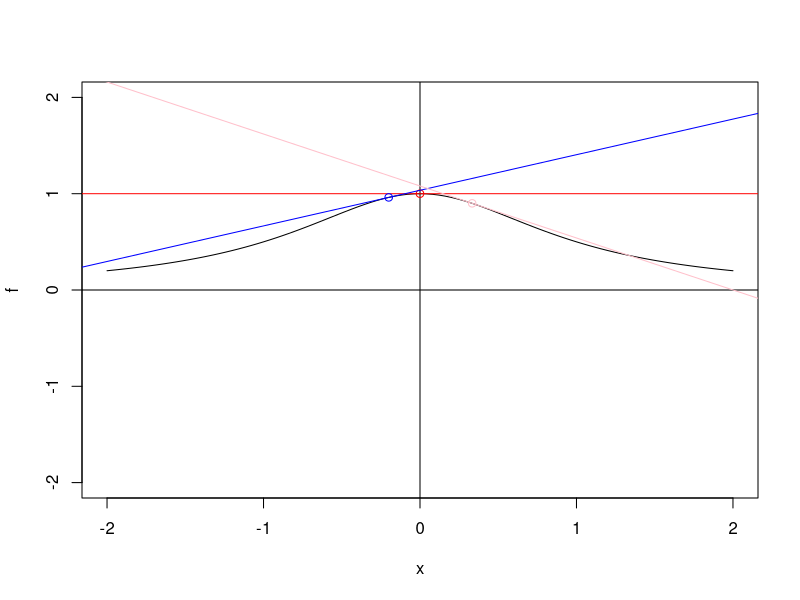
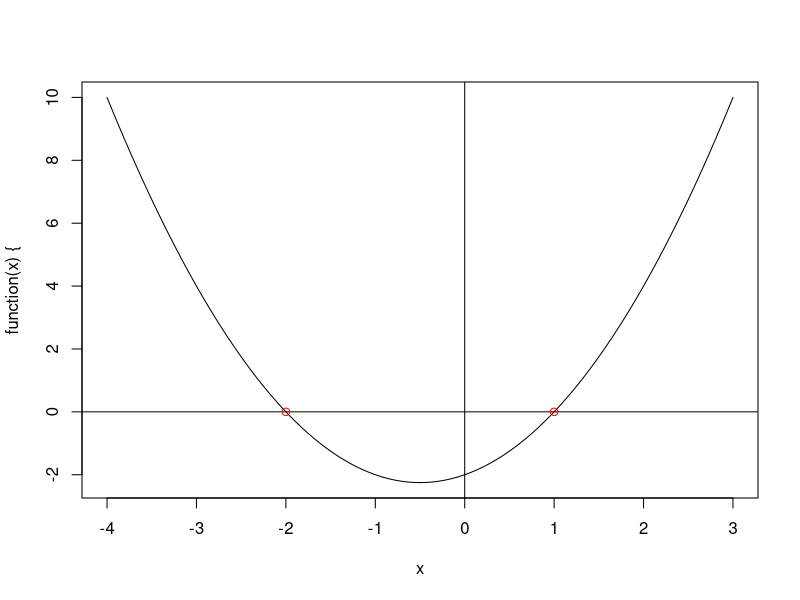
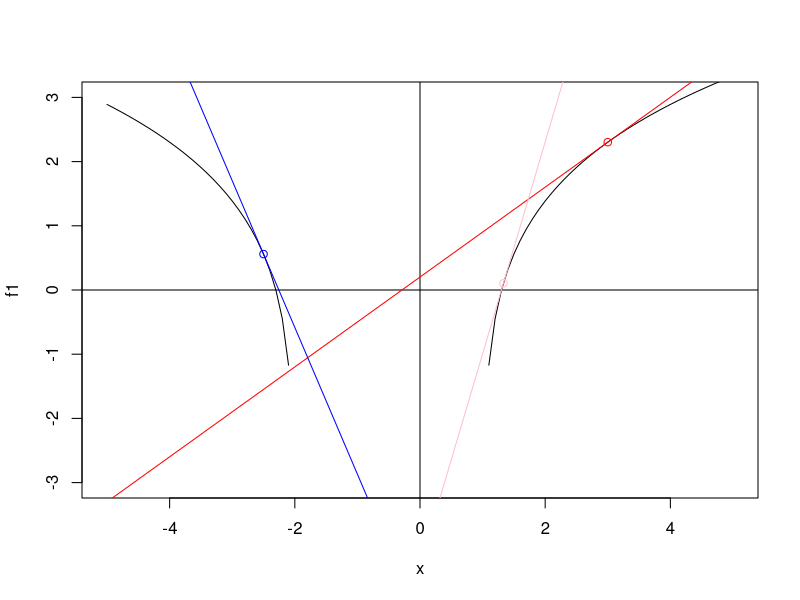
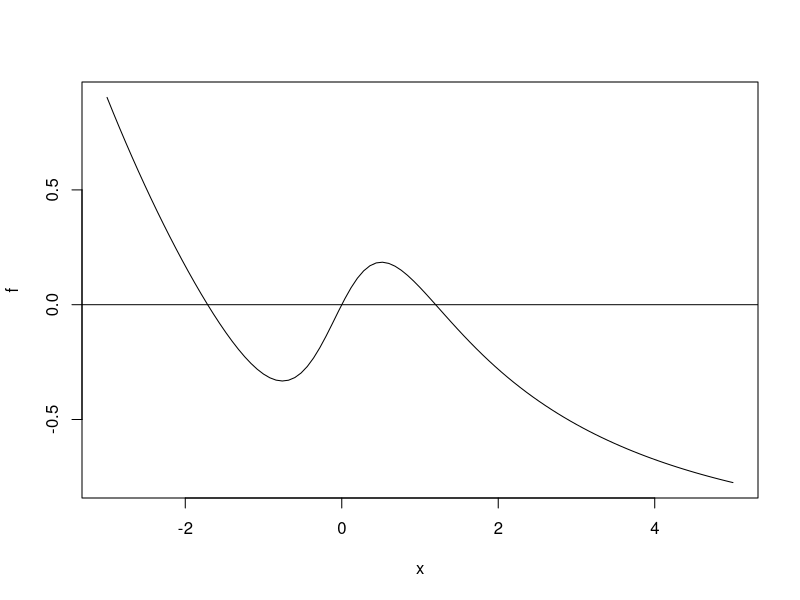

Write the R code that produced these figures, in order. (Note: this script raises an error after producing the figures.)
## ---- chunk 1
options(digits = 21)
## ---- chunk 2
f = function(x){
  if(!is.numeric(x)) stop("X não é um valor real")
  return(1/(x^2 + 1))
  }
## ---- chunk 3
# x^2 + 1 =/= 0 
# Isso é verdade para qualquer x Real
## ---- chunk 4
DerivadaNumerica = function(x0,f,delta = 0.001){
  h = 1
  d1 = (f(x0+h) - f(x0-h))/(2*h)
  while (TRUE) {
    h = h/2
    d2 = (f(x0+h) - f(x0-h))/(2*h)
    if(abs(d1-d2) < delta) return(d2)
    d1 = d2
  }
}
DerivadaNumerica(10,f)
## ---- chunk 5
DerivadaNumericaRec = function(x0,f,delta = 0.001, h = 1){
  d1 = (f(x0+h) - f(x0-h))/(2*h)
  h = h/2
  d2 = (f(x0+h) - f(x0-h))/(2*h)
  if(abs(d1 - d2) < delta) return(d2)
  DerivadaNumericaRec(x0,f,delta,h)
}
DerivadaNumericaRec(10,f)
## ---- chunk 6
data.frame("x0" = c(0,-1/5,1/3),
           "Aprox f'(x0)" = c(DerivadaNumerica(0,f),DerivadaNumerica(-1/5,f),DerivadaNumerica(1/3,f)),
           "Aprox Rec f'(x0)" = c(DerivadaNumericaRec(0,f),DerivadaNumericaRec(-1/5,f),DerivadaNumericaRec(1/3,f)))
## ---- chunk 7

{plot(f,xlim = c(-2,2),ylim = c(-2,2))
abline(h = 0,v = 0)}

#y = ax + b
#b = y - ax
#Sabemos que a reta passa em (0,f(0)), então
#b = f(0) - a*0 = f(0)
#Então a equação da reta que passa em (0,f(0)) é y = a*x + f(0)
plot(function(x){DerivadaNumerica(0,f)*x + f(0)},add = T, col = "red",xlim = c(-3,3))
points(0,f(0),col = "red")

#Sabemos que a reta passa em (-1/5,f(-1/5))
#b = f(-1/5) - f'(-1/5)*(-1/5)
#Então a equação da reta que passa em (-1/5,f(-1/5)) é 
#y = ax + (f(-1/5)) - f'(-1/5)*(-1/5))
plot(function(x){DerivadaNumerica(-1/5,f)*x + (f(-1/5) - DerivadaNumerica(-1/5,f)*(-1/5))},add = T, col = "blue",xlim = c(-3,3))
points(-1/5,f(-1/5),col = "blue")

#Sabemos que a reta passa em (1/3,f(1/3))
#b = f(1/3) - f'(1/3)*(1/3)
#Então a equação da reta que passa em (1/3,f(1/3)) é
#y = ax + (f(1/3) - f'(1/3)*(1/3))
plot(function(x){DerivadaNumerica(1/3,f)*x + (f(1/3) - DerivadaNumerica(1/3,f)*(1/3))},add = T, col = "pink",xlim = c(-3,3))
points(1/3,f(1/3),col = "pink")

## ---- chunk 8
# Temos uma função ln, sabemos que ln tem domínio somente para os reais maiores que 0, observe:

plot(function(x){x^2+x-2},xlim = c(-4,3))
abline(h = 0, v = 0)
#Podemos fatorar a função em (x-1)(x+2). Temos raizes 1 e -2. Então, pelo gráfico, temos que para x < -2 ou x > 1 essa função será positiva
points(-2,0,col = "red")
points(1,0, col = "red")


f = function(x){
  if(!(x < -2 | x > 1)) return(FALSE) #Fora do domínio
  else return(log(x^2 + x - 2))
}
## ---- chunk 9
DerivadaNumerica = function(x0,f,delta = 0.001){
  h = 1
  
  
  d1 = (f(x0+h) - f(x0-h))/(2*h)
  while(!d1){
    h = h/2
    d1 = (f(x0+h) - f(x0-h))/(2*h)
  }
  
  while (TRUE) {
    h = h/2
    d2 = (f(x0+h) - f(x0-h))/(2*h)
    if(abs(d1-d2) < delta) return(d2)
    d1 = d2
  }
}
DerivadaNumerica(10,f)
## ---- chunk 10
DerivadaNumericaRec = function(x0,f,delta = 0.001, h = 1){
  d1 = (f(x0+h) - f(x0-h))/(2*h)
  h = h/2
  d2 = (f(x0+h) - f(x0-h))/(2*h)
  if(abs(d1 - d2) < delta) return(d2)
  DerivadaNumericaRec(x0,f,delta,h)
}
DerivadaNumericaRec(10,f)
## ---- chunk 11
data.frame("x0" = c(3,-5/2,4/3),
           "Aprox f'(x0)" = c(DerivadaNumerica(3,f),DerivadaNumerica(-5/2,f),DerivadaNumerica(4/3,f)),
           "Aprox Rec f'(x0)" = c(DerivadaNumericaRec(3,f),DerivadaNumericaRec(-5/2,f),DerivadaNumericaRec(4/3,f)))
## ---- chunk 12

f1 = function(x){
  log(x^2 + x - 2)
}

{plot(f1,xlim = c(-5,5),ylim = c(-3,3))
abline(h = 0,v = 0)}

#(3,f(3))
plot(function(x){DerivadaNumerica(3,f)*x + (f(3) - DerivadaNumerica(3,f)*(3))},add = T, col = "red",xlim = c(-5,5))
points(3,f(3),col = "red")

#(-5/2,f(-5/2))
plot(function(x){DerivadaNumerica(-5/2,f)*x + (f(-5/2) - DerivadaNumerica(-5/2,f)*(-5/2))},add = T, col = "blue",xlim = c(-5,5))
points(-5/2,f(-5/2),col = "blue")

#(4/3,f(4/3))
plot(function(x){DerivadaNumerica(4/3,f)*x + (f(4/3) - DerivadaNumerica(4/3,f)*(4/3))},add = T, col = "pink",xlim = c(-5,5))
points(4/3,f(4/3),col = "pink")
## ---- chunk 13
#A função possui domínio em todos os Reais
## ---- chunk 14
f = function(x){exp(-x/3)*(1+x/(x^2+1)) - 1}
## ---- chunk 15
df = function(x0,delta = 0.001){
  h = 1
  d1 = (f(x0+h) - f(x0-h))/(2*h)
  while (TRUE) {
    h = h/2
    d2 = (f(x0+h) - f(x0-h))/(2*h)
    if(abs(d1-d2) < delta) return(d2)
    d1 = d2
  }
}
df(10)
## ---- chunk 16
plot(f,xlim=c(-3,5)); abline(h=0)
plot(df,xlim=c(-3,5));abline(h=0)
#(-1,0) e #(0,1)
## ---- chunk 17
RaizBissecaoRec = function(a,b,f,e){
  if(f(a)*f(b) >= 0) stop("Não existe raiz no intervalo a,b")
  
  m = (a+b)/2
  
  if(f(m) == 0 | abs(b-m) < e) return(m)
  if(f(a)*f(m) < 0) return(RaizBissecaoRec(a,m,f,e))
  
  return(RaizBissecaoRec(m, b, f, e))
}


xmin= RaizBissecaoRec(-1,0,df,e = 0.001)


plot(f,xlim=c(-3,5)); abline(h=0)
points(xmin,f(xmin), col = "red")

## ---- chunk 18

xmax= RaizBissecaoRec(0,1,df,e = 0.001)

plot(f,xlim=c(-3,5)); abline(h=0)
points(xmax,f(xmax), col = "red")
## ---- chunk 19
plot(df,xlim=c(-3,5))
abline(h=0)
segments(x0=xmin,y0=2,x1=xmin,y1=-2,lty=2)
points(xmin,0,pch=19,cex=1.2)
segments(x0=xmax,y0=1,x1=xmax,y1=-1,lty=2)
points(xmax,0,pch=19,cex=1.2)
